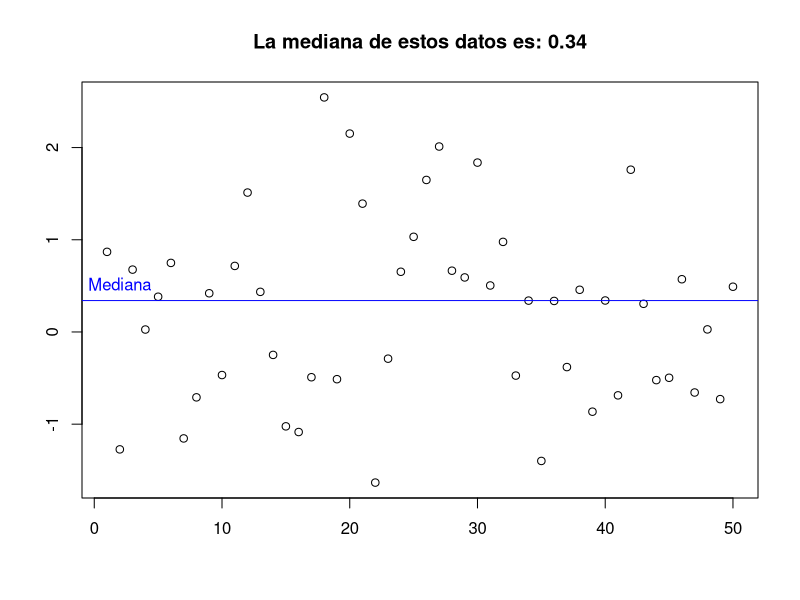

This figure's R source:
## ---- chunk 1
datos<-rnorm(50)
mediana<-median(datos)
med<-paste("La mediana de estos datos es:",round(mediana,2))
plot(datos,main = med,xlab = "",ylab = "")
abline(h = mediana,col="blue")
text(2,mediana,"Mediana",srt=0.2,pos=3,col = "blue")
## ---- chunk 2
#Valor que hipotetizamos que es el centro de nuestra variable
hipotesis <- 0

Di <- datos - hipotesis
## ---- chunk 3
cat("Di =",Di[1:5],"...")
## ---- chunk 4
R<-order(abs(Di))
## ---- chunk 5
cat("R =",R[1:5],"...")
## ---- chunk 6
tabla<-as.data.frame(matrix(c(datos,Di,abs(Di),R),nrow=4,byrow = T))
rownames(tabla)<-c("Xi","Di","|Di|","R")
print(tabla)
## ---- chunk 7
localiz.positivos<-which(tabla["Di",]>=0)

if(length(localiz.positivos)!=0){
  S.mas<-sum(tabla["R",localiz.positivos])
}else{
  S.mas<-0
}

cat("S.mas =",S.mas)
## ---- chunk 8
alfa <- 0.05
n    <- 50
resultado <- qsignrank(alfa, n , lower.tail=FALSE)

cat("El valor crítico es",resultado)
## ---- chunk 9
n    <- 50
alfa <- 0.05

Zp  <- qnorm(alfa / 2)
Sp1 <- n*(n + 1)/4 + Zp*sqrt(n*(n + 1)*(2*n + 1)/24)

Zp  <- qnorm(1 - (alfa / 2))
Sp2 <- n*(n + 1)/4 + Zp*sqrt(n*(n + 1)*(2*n + 1)/24)

cat("Sp1 =", Sp1, "; Sp2=", Sp2, "; S.mas =", S.mas, "\n\n")
## ---- chunk 10
prueba <- S.mas < Sp1 | S.mas > Sp2
cat("El resultado del contraste es:",prueba )
